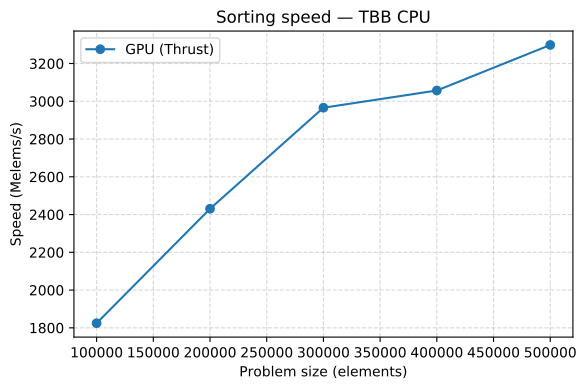

Write the Python code that produced this figure.
import matplotlib.pyplot as plt
import matplotlib.ticker as ticker

sizes  = [100000, 200000, 300000, 400000, 500000]
gpu    = [1824.6, 2430.7, 2966.0, 3057.2, 3298.3]

fig, ax = plt.subplots(figsize=(6, 4))

ax.plot(sizes, gpu, marker='o', label='GPU (Thrust)')

ax.set_xlabel('Problem size (elements)')
ax.set_ylabel('Speed (Melems/s)')
ax.set_title('Sorting speed — TBB CPU')
ax.legend()
ax.grid(True, linestyle='--', alpha=0.5)

# Save as PDF — vector, perfect quality in LaTeX
plt.tight_layout()
plt.savefig('testingOnParallelGPU.pdf', bbox_inches='tight')
